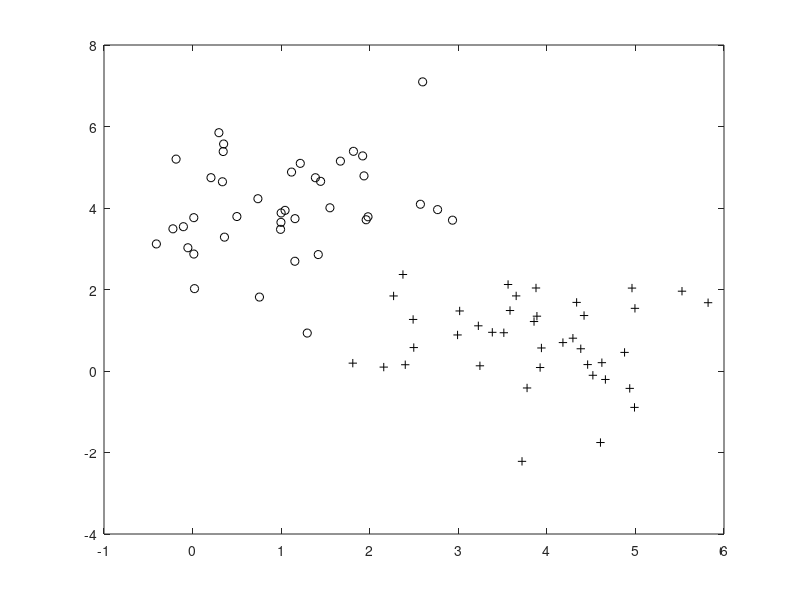

MATLAB code for this plot: (Note: this script raises an error after producing the figure.)
clear;
load('data.mat');
pos = find(y == 1); 
neg = find(y == -1);
plot(X(pos, 1), X(pos, 2), 'k+');
hold on;
plot(X(neg, 1), X(neg, 2), 'ko');
hold on; 

C = 1;m = size(X,1);
%%kernel
K=X*X';

one = ones(m,1);
alpha = zeros(m,1);
cvx_begin;
    variables alpha(m);
    maximize(one'*alpha - 1/2*(alpha.*y)'*K*(alpha.*y) );
    subject to;
    0 <= alpha <= C;
    alpha'*y == 0;
cvx_end;

ind = find(alpha>=C*0.999999);
ind = ind(1);

%KKT conditions
b = y(ind) - alpha'*(y.*K(:,ind));
w = ((alpha.*y)'*X)';

x1 = linspace(min(X(:,1)), max(X(:,1)), 100);
%w(1)*x1+w(2)*x2+b=0
x2 = - (w(1)*x1 + b)/w(2);
plot(x1, x2, '-r'); 

ind = find(alpha>=C*0.999999 & alpha<=C & y == 1);
ind = ind(1);
b = -alpha'*(y.*K(:,ind));
x2 = - (w(1)*x1 + b)/w(2);
plot(x1, x2, '-b'); 

ind = find(alpha>=C*0.999999 & alpha<=C & y == -1);
ind = ind(1);
b = -alpha'*(y.*K(:,ind));
x2 = - (w(1)*x1 + b)/w(2);
plot(x1, x2, '-g'); 

pos_sv = find(alpha>=C*0.9999999 & y==1);
plot(X(pos_sv, 1), X(pos_sv, 2), 'ro');

pos_neg = find(alpha>=C*0.9999999 & y==-1);
plot(X(pos_neg, 1), X(pos_neg, 2), 'r+');

hold off;